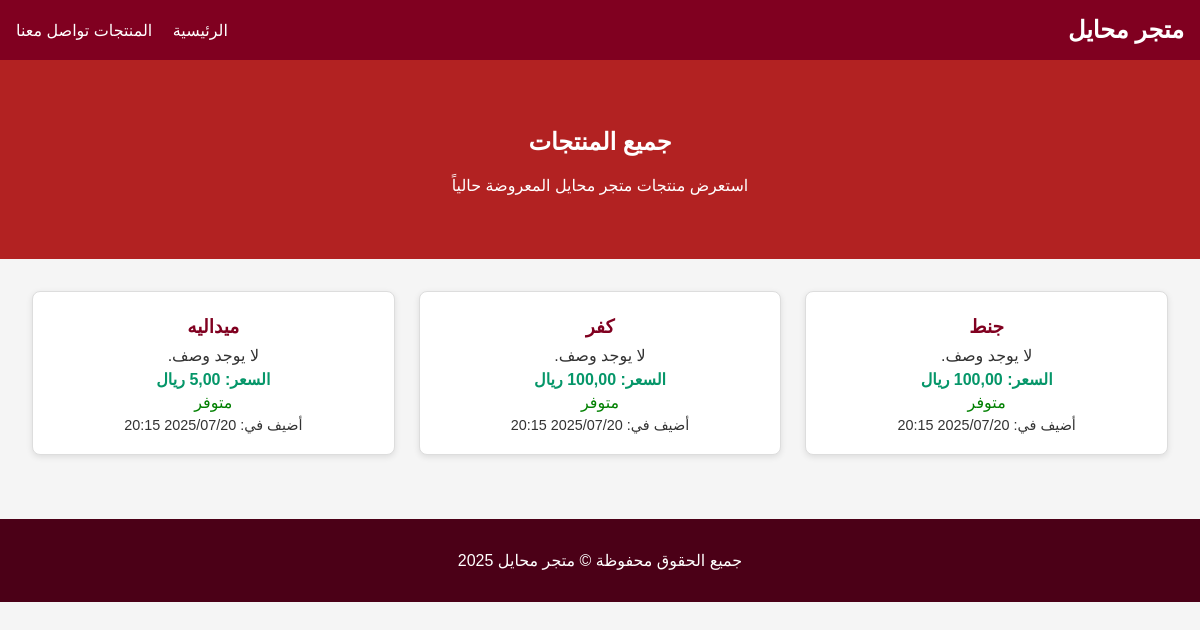
/products/, run on an earlier commit of the app's database.
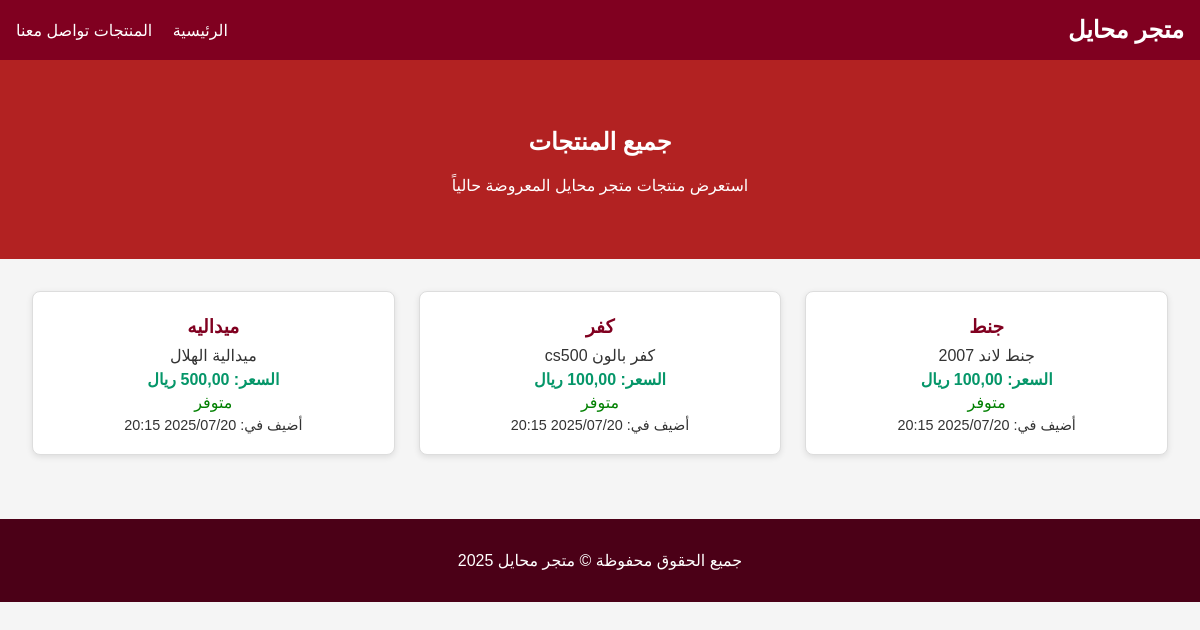
And on a later commit of the database.
### store/models.py (models this page shows, shortened)
class Product(models.Model):
    name = models.CharField("اسم المنتج", max_length=100)
    description = models.TextField("الوصف", blank=True)
    price = models.DecimalField("السعر", max_digits=10, decimal_places=2)
    available = models.BooleanField("متوفر؟", default=True)
    created_at = models.DateTimeField("تاريخ الإضافة", auto_now_add=True)
    class Meta:
        verbose_name = "منتج"
        verbose_name_plural = "المنتجات"

### store/views.py (the view)
# urls.py: path('products/', views.product_list, name='product_list'),
def product_list(request):
    products = Product.objects.all()
    return render(request, 'store/product_list.html', {'products': products})

### templates/store/product_list.html (shortened to what this page needs)
<!DOCTYPE html>
<html lang="ar" dir="rtl">
<head>
</head>
<body>
  {% include 'header.html' %}
  <section class="hero">
    <h2>جميع المنتجات</h2>
    <p>استعرض منتجات متجر محايل المعروضة حالياً</p>
  </section>
  <section class="products">
    {% for product in products %}
      <div class="product-card">
        <h3>{{ product.name }}</h3>
        <p>{{ product.description|default:"لا يوجد وصف." }}</p>
        <p class="price">السعر: {{ product.price }} ريال</p>
        <p>
          {% if product.available %}
            <span style="color: green;">متوفر</span>
          {% else %}
            <span style="color: red;">غير متوفر</span>
          {% endif %}
        </p>
        <p style="font-size: 0.9rem;">أضيف في: {{ product.created_at|date:"Y/m/d H:i" }}</p>
      </div>
    {% empty %}
      <p style="text-align: center; width: 100%;">لا توجد منتجات حالياً.</p>
    {% endfor %}
  </section>
  {% include 'footer.html' %}
</body>
</html>

What changed in the data, as far as the page shows it:
changed Product "جنط": description "لا يوجد وصف." → "جنط لاند 2007"
changed Product "كفر": description "لا يوجد وصف." → "كفر بالون cs500"
changed Product "ميداليه": description "لا يوجد وصف." → "ميدالية الهلال"; price "5,00" → (not shown)
